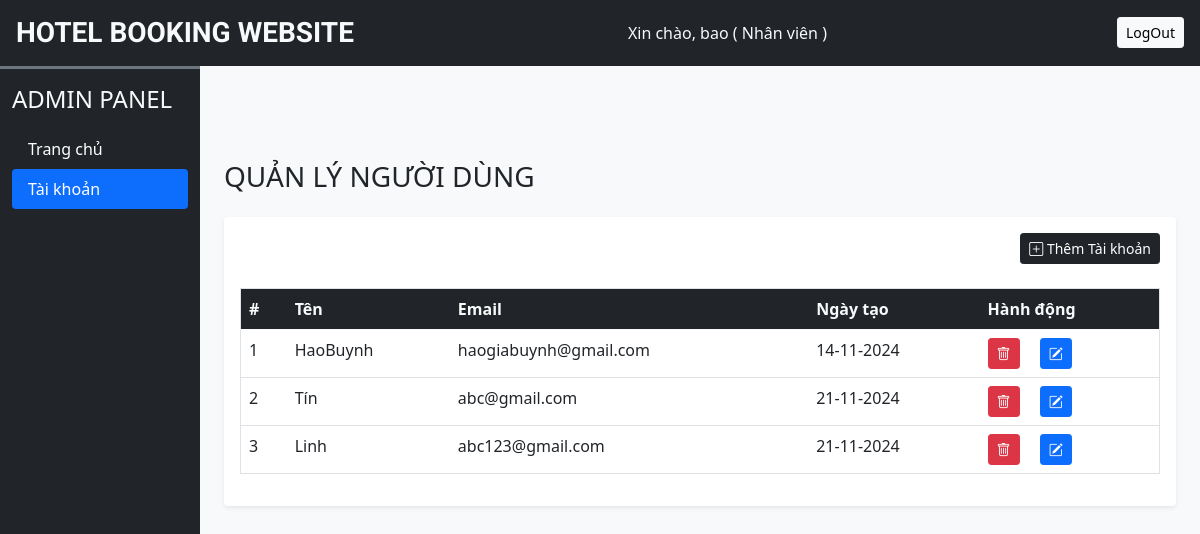
Screenshot of /admin/users.php (signed in) with the database file from the repository.
### tables this page shows
CREATE TABLE `admin_cred` (
  `sr_no` int(11) NOT NULL,
  `admin_name` varchar(150) NOT NULL,
  `admin_pass` varchar(150) NOT NULL,
  `c_vu` varchar(50) NOT NULL
);

CREATE TABLE `users` (
  `id` int(11) NOT NULL,
  `name` varchar(150) NOT NULL,
  `email` varchar(150) NOT NULL,
  `password` varchar(255) NOT NULL,
  `created_at` timestamp NOT NULL DEFAULT current_timestamp()
);

### admin/inc/db_config.php (called while the page is built, shortened)
<?php
function selectAll($table) {
    $con = $GLOBALS['con'];
    $res = mysqli_query($con, "SELECT * FROM $table");
    return $res;
}
?>

### admin/users.php (the view, shortened to what this page needs)
<?php
require('inc/db_config.php');
?>
<!DOCTYPE html>
<html lang="en">
<head>
    <?php require('inc/links.php'); ?>
</head>
<body class="bg-light">
<?php require('inc/header.php'); ?>
<div class="container-fluid" style="margin-top: 70px;">
    <div class="row">
        <div class="col-lg-10 ms-auto p-4 overflow-hidden">
            <h3 class="mb-4">QUẢN LÝ NGƯỜI DÙNG</h3>
            <div class="card border-0 shadow-sm mb-4">
                <div class="card-body">
                    <div class="text-end mb-4">
                        <button type="button" class="btn btn-dark shadow-none btn-sm" data-bs-toggle="modal" data-bs-target="#add-user">
                            <i class="bi bi-plus-square"></i> Thêm Tài khoản
                        </button>
                    </div>
                    <div class="overflow-x-auto">
                        <table class="table table-hover border">
                            <thead class="bg-dark text-light">
                            <tr>
                                <th scope="col">#</th>
                                <th scope="col">Tên</th>
                                <th scope="col">Email</th>
                                <th scope="col">Ngày tạo</th>
                                <th scope="col">Hành động</th>
                            </tr>
                            </thead>
                            <tbody>
                            <?php
                            $users_res = selectAll('users');
                            $i = 1;
                            while ($row = mysqli_fetch_assoc($users_res)) {
                                ?>
                                <tr>
                                    <td><?php echo $i++; ?></td>
                                    <td><?php echo $row['name']; ?></td>
                                    <td><?php echo $row['email']; ?></td>
                                    <td><?php echo date('d-m-Y', strtotime($row['created_at'])); ?></td>
                                    <td>
                                        <button type="button" class="btn btn-danger btn-sm shadow-none me-3" onclick="deleteUser(<?php echo $row['id']; ?>)">
                                            <i class="bi bi-trash"></i>
                                        </button>
                                        <button type="button" class="btn btn-primary btn-sm shadow-none" data-bs-toggle="modal" data-bs-target="#edit-user" onclick="editUser(<?php echo $row['id']; ?>)">
                                            <i class="bi bi-pencil-square"></i>
                                        </button>
                                    </td>
                                </tr>
                            <?php } ?>
                            </tbody>
                        </table>
                    </div>
                </div>
            </div>
        </div>
    </div>
</div>
</body>
</html>

### admin/inc/header.php (shortened to what this page needs)
<div class="container-flud bg-dark text-light p-3 d-flex align-items-center justify-content-between sticky-top">
    <h3 class="mb-0 h-font">HOTEL BOOKING WEBSITE</h3>
    <?php
    require_once 'db_config.php';
    if (isset($_SESSION['adminName'])) {
        $admin_sql = "SELECT `admin_name`, `admin_pass`, `c_vu` FROM `admin_cred` WHERE `admin_name` = ?";
        $stmt = mysqli_prepare($con, $admin_sql);
        mysqli_stmt_bind_param($stmt, "s", $_SESSION['adminName']);
        mysqli_stmt_execute($stmt);
        $admin_result = mysqli_stmt_get_result($stmt);
        $admin_row = mysqli_fetch_assoc($admin_result);
        if ($admin_row) {
            $ad_name = $admin_row['admin_name'];
            $c_vu = $admin_row['c_vu'];
            if ($c_vu == 'giamdoc') {
                $greeting = "Xin chào, $ad_name ( Giám đốc )";
            } else {
                $greeting = "Xin chào, $ad_name ( Nhân viên )";
            }
        }
    }
    ?>
    <span class="me-3 text-light"><?php echo isset($greeting) ? $greeting : "Chưa đăng nhập"; ?></span>
    <div class="d-flex justify-content-end">
        <a href="logout.php" class="btn btn-light btn-sm">LogOut</a>
    </div>
</div>
<div class="col-lg-2 bg-dark border-top border-3 border-secondary position-fixed h-100" id="dashboard-menu">
    <nav class="navbar navbar-expand-lg navbar-dark">
        <div class="container-fluid flex-lg-column align-items-stretch">
            <h4 class="mt-2 text-light">ADMIN PANEL</h4>
            <div class="collapse navbar-collapse flex-column align-items-strech mt-2" id="adminDropdown">
                <ul class="nav nav-pills flex-column w-100">
                    <li class="nav-item">
                        <a class="nav-link text-white" href="dashboard.php">Trang chủ</a>
                    </li>
                    <li class="nav-item">
                        <a class="nav-link text-white" href="users.php">Tài khoản</a>
                    </li>
                </ul>
            </div>
        </div>
    </nav>
</div>

### admin/css/common.css (style rules this page uses)
:root { --teal: #2ec1ac; --teal_hover: #279e8c; }
html { font-family: "Roboto", sans-serif; font-weight: 400; font-style: normal; }
.h-font { font-family: "Roboto", sans-serif; font-weight: 700; font-style: normal; }
#dashboard-menu { position: fixed; height: 100%; z-index: 11; }

### rows the page displays
admin_cred: admin_name "Xin chào, bao ( Nhân viên )"
users: name "HaoBuynh", email "haogiabuynh@gmail.com", created_at "14-11-2024"
users: name "Tín", email "abc@gmail.com", created_at "21-11-2024"
users: name "Linh", email "abc123@gmail.com", created_at "21-11-2024"
